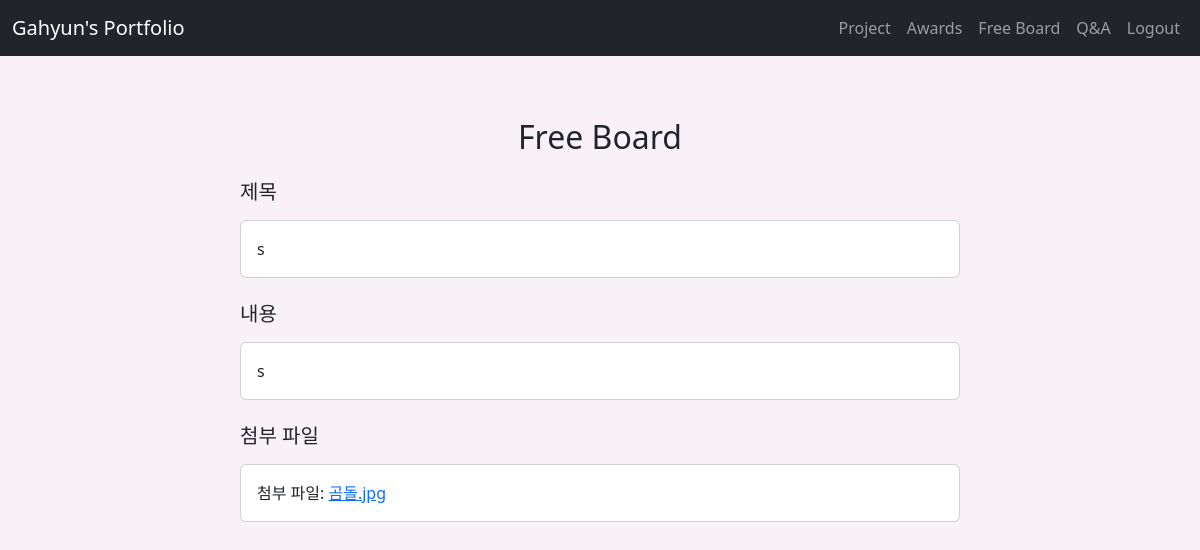
The page /board_view?id=2 (signed in) on the database as committed earlier.
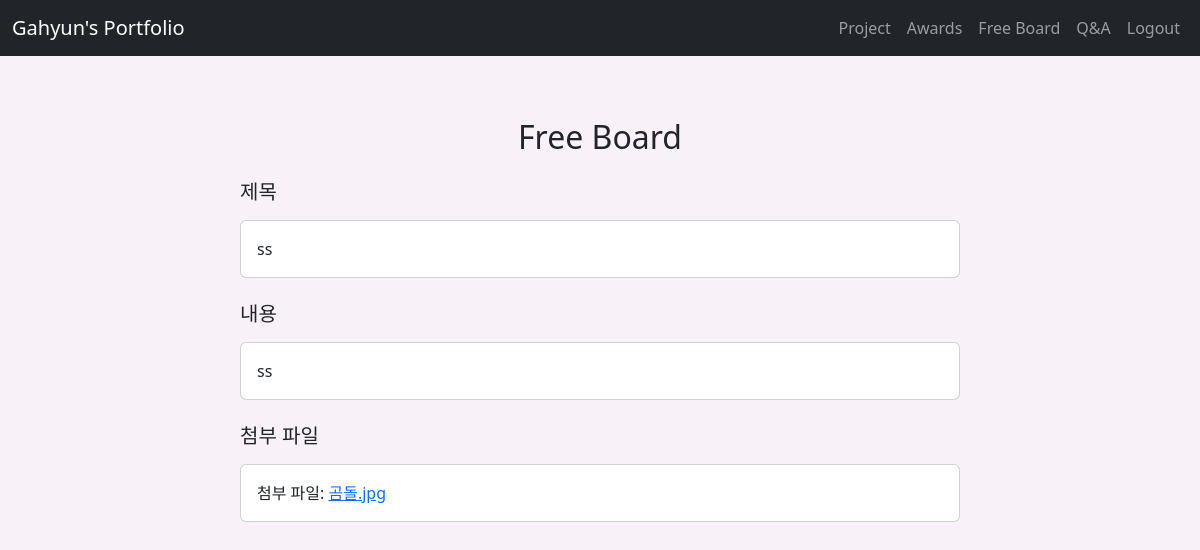
The same page on the database as committed later.
### tables this page shows
CREATE TABLE board(
    id INTEGER NOT NULL PRIMARY KEY AUTOINCREMENT,
    u_id VARCHAR(20) NOT NULL,
    username VARCHAR(30) NOT NULL,
    title VARCHAR(100) NOT NULL,
    contents TEXT NOT NULL,
    status INTEGER NOT NULL,
    rdate DATE NOT NULL DEFAULT CURRENT_TIMESTAMP,
    mdate DATE NOT NULL DEFAULT CURRENT_TIMESTAMP,
    real_filename VARCHAR(128),
    hash_filename VARCHAR(128),
    FOREIGN KEY (username) REFERENCES user(username),
    FOREIGN KEY (u_id) REFERENCES user(id)
);

### app.py (the view)
@app.route('/board_view', methods=['GET'])
def board_view():
    id = request.args.get('id')
    status = 1
    select_query = """
    SELECT id, username, title, contents, real_filename FROM board WHERE id = ? and status = ?
    """
    cur.execute(select_query, (id, status))
    post = cur.fetchone()
    return render_template('board_view.html', post=post)

### templates/board_view.html (shortened to what this page needs)
{% extends 'base.html' %}
{% block content %}
<div class="container">
    <h2 class="text-center mt-4 mb-4">Free Board</h2>
    <div class="row justify-content-center">
        <div class="col-md-8">
            <h5 class="card-title">제목</h5>
            <div class="card mt-3">
                <div class="card-body">
                    <p class="card-text">{{ post[2] }}</p>
                </div>
            </div><br>
            <h5 class="card-title">내용</h5>
            <div class="card mt-3">
                <div class="card-body">
                    <p class="card-text">{{ post[3] }}</p>
                </div>
            </div><br>
            <h5 class="card-title">첨부 파일</h5>
            <div class="card mt-3">
                <div class="card-body">
                    {% if post[4] %}
                    <p class="card-text">첨부 파일: <a href="{{ url_for('download_file', category='board', id=post[0], real_filename=post[4]) }}">{{ post[4] }}</a></p>
                    {% else %}
                        <p class="card-text">첨부된 파일이 없습니다.</p>
                    {% endif %}
                </div>
            </div>
        </div>
    </div>
</div>
{% endblock %}

### templates/base.html (shortened to what this page needs)
<!DOCTYPE html>
<html lang="en">
<head>
    <link href="https://cdn.jsdelivr.net/npm/bootstrap@5.3.0-alpha1/dist/css/bootstrap.min.css" rel="stylesheet">
</head>
<body>
    <nav class="navbar navbar-expand-lg navbar-dark bg-dark fixed-top">
        <div class="container-fluid">
            <a class="navbar-brand" href="/">{% block subtitle %}Gahyun's Portfolio{% endblock %}</a>
            <div class="collapse navbar-collapse" id="navbarNav">
                <ul class="navbar-nav ms-auto">
                    <li class="nav-item">
                        <a class="nav-link" href="/project">Project</a>
                    </li>
                    <li class="nav-item">
                        <a class="nav-link" href="/awards">Awards</a>
                    </li>
                    {% if 'username' in session %}
                    <li class="nav-item">
                        <a class="nav-link" href="/board_list">Free Board</a>
                    </li>
                    <li class="nav-item">
                        <a class="nav-link" href="/qna_list">Q&A</a>
                    </li>
                    <li class="nav-item">
                        <a class="nav-link" href="/logout">Logout</a>
                    </li>
                    {% endif %}
                </ul>
            </div>
        </div>
    </nav>
    <div class="container mt-5">
        {% block content %} {% endblock %}
    </div>
</body>
</html>

### templates/base.html (style rules this page uses)
body { padding-top: 70px; background-color: #f8f2f8; }

Rows that differ between the two databases and show on the page:
changed board "곰돌.jpg": title "s" → "ss"; contents "s" → "ss"
